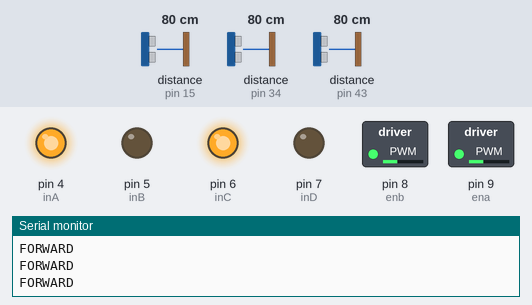
The sketch below on a simulated Arduino Mega 2560, built with avr-gcc and run on an emulated ATmega2560. On the bench: switched loads named in the sketch (green lamp = pin HIGH), output pins drawn as LEDs (lit = HIGH), the last lines printed to the serial monitor. Wiring (inferred from the names in the program): 3 × ultrasonic range finder: trigger pin 14, echo pin 15 / trigger pin 32, echo pin 34 / trigger pin 41, echo pin 43. The test bench sets the inputs (shaded band); at power-on: distance to the obstacle (sensors on pin 34, pin 43, pin 15) 80 cm. The echo pulse lasts 58.3 µs per cm; pins used as bus, display or sensor lines are not drawn.

Above: at 1.2 s.
1.3 s: distance to the obstacle (sensor on pin 34) set to 2 cm
At 2.4 s:
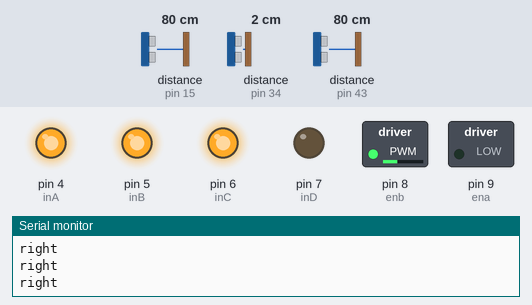
2.8 s: distance to the obstacle (sensor on pin 43) set to 4 cm
4.3 s: distance to the obstacle (sensor on pin 43) set to 2 cm
5.8 s: distance to the obstacle (sensor on pin 34) set to 4 cm
At 7.0 s:
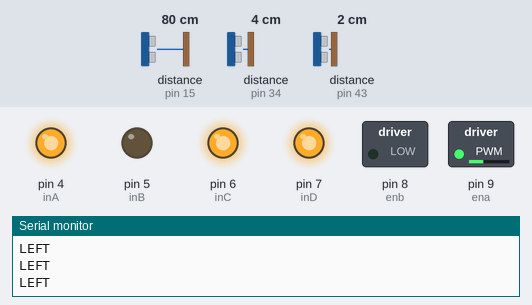
7.3 s: distance to the obstacle (sensor on pin 15) set to 120 cm
10.3 s: distance to the obstacle (sensor on pin 43) set to 6 cm
At 11.7 s:
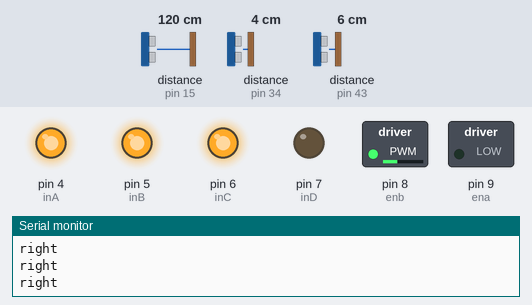
Timing chart, 0 to 12.8 s (numbered marks = the images above; inputs shaded):
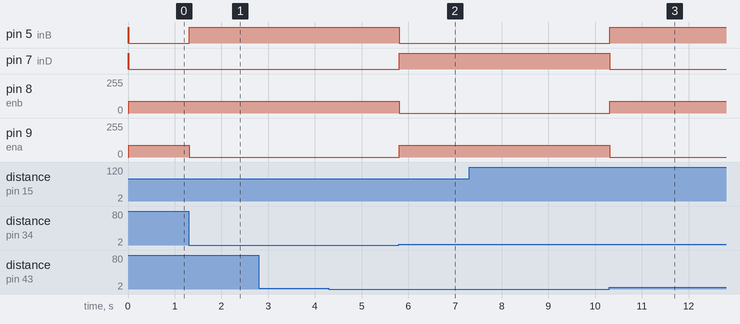

Measured:
- the behaviour switches between 2 and 3 cm on distance to the obstacle (sensor on pin 34) (found by bisection; images 1 and 2)
- the behaviour switches between 4 and 5 cm on distance to the obstacle (sensor on pin 43) (found by bisection; images 2 and 3)
- after the input at 1.3 s, pin 5 (inB): LOW → HIGH at once; pin 9 (ena): 90/255 → 0/255 at once
- after the input at 5.8 s, pin 5 (inB): HIGH → LOW at once; pin 7 (inD): LOW → HIGH at once; pin 8 (enb): 90/255 → 0/255 at once; pin 9 (ena): 0/255 → 90/255 at once
- after the input at 10.3 s, pin 5 (inB): LOW → HIGH at once; pin 7 (inD): HIGH → LOW at once; pin 8 (enb): 0/255 → 90/255 at once; pin 9 (ena): 90/255 → 0/255 at once

The sketch:

Autonomous_Obstacle_Avoiding_Robot.ino
```cpp
/* Mahmudul Islam
 * EEE,Bangladesh University of Engineering and Technology (BUET)
 * Email: mahmudulislam299@gmail.com
 * Project: Autonomous Obstacle Avoiding Robot
 */

#define inA 4///right
#define inB 5///right
#define inC 6///left
#define inD 7///left
#define ena 9
#define enb 8

#define trigPin1 14
#define echoPin1 15
#define trigPin2 32
#define echoPin2 34
#define trigPin3 41
#define echoPin3 43

long duration1, distance1, duration2, distance2, duration3, distance3; //1 for forward, 2 for left, 2 for right

void mot_init();


void setup() {
   mtr_strt();
   sonar_strt();
   Serial.begin(9600); // Starts the serial communication
}

void loop() {
  m_distance();
  drive_obstacle();
}

void sonar_strt()
{
  pinMode(trigPin1, OUTPUT); // Sets the trigPin as an Output
    pinMode(echoPin1, INPUT); // Sets the echoPin as an Input

    pinMode(trigPin2, OUTPUT); // Sets the trigPin as an Output
    pinMode(echoPin2, INPUT); // Sets the echoPin as an Input

    pinMode(trigPin3, OUTPUT); // Sets the trigPin as an Output
    pinMode(echoPin3, INPUT); // Sets the echoPin as an Input
}

void mtr_strt()
{
  pinMode(inA,OUTPUT);
  pinMode(inB,OUTPUT);
  pinMode(inC,OUTPUT);
  pinMode(inD,OUTPUT);
  pinMode(ena,OUTPUT);
  pinMode(enb,OUTPUT);

  digitalWrite(inA,HIGH);
  digitalWrite(inB,HIGH);
  digitalWrite(inC,HIGH);
  digitalWrite(inD,HIGH);
}

void drive_obstacle(){
  if(distance1>=40 && distance2>= 40 && distance3>= 40)
  {
    _speed(90, 90);//forward
    Serial.println("FORWARD");
  }

  else if((distance1<40 && distance1>0 && (distance2 > distance3)) || (distance3<40) && (distance3 < distance2))
  {
   _speed(0, 90); //left//130

   Serial.println("LEFT");

  }

  else if((distance1<40 && distance1>0 && (distance2 < distance3)) || (distance2<40) && (distance3 > distance2) )
  {
   _speed(90, 0); //right/130

   Serial.println("right");
  }
}


void _speed(int lm, int rm)
{
 if(lm==0)
  {
    digitalWrite(inC,HIGH);
    digitalWrite(inD,HIGH);
  }
  if(lm>0)
  {
    digitalWrite(inC,HIGH);
    digitalWrite(inD,LOW);
  }
  else if(lm<0)
  {
    digitalWrite(inC,LOW);
    digitalWrite(inD,HIGH);
  }


  if(rm==0)
  {
    digitalWrite(inA,HIGH);
    digitalWrite(inB,HIGH);
  }
  if(rm>0)
  {
    digitalWrite(inA,HIGH);
    digitalWrite(inB,LOW);
  }
  else if(rm<0)
  {
    digitalWrite(inA,LOW);
    digitalWrite(inB,HIGH);
  }
  if(lm>254) lm=254;
  if(lm<-254) lm=-254;
  if(rm>254) rm=254;
  if(rm<-254) rm=-254;

  analogWrite(ena,abs(rm));
  analogWrite(enb,abs(lm));

}

void m_distance()
{
  /****************forword sensor************************************/
  digitalWrite(trigPin1, LOW);
  delayMicroseconds(2); // delays are required for a succesful sensor operation.
  digitalWrite(trigPin1, HIGH);

  delayMicroseconds(5); //this delay is required as well!
  digitalWrite(trigPin1, LOW);
  duration1 = pulseIn(echoPin1, HIGH);
  distance1 = (duration1/2) / 29.1;

  /***************************************************************/

  /****************left sensor************************************/
  digitalWrite(trigPin2, LOW);
  delayMicroseconds(2); // delays are required for a succesful sensor operation.
  digitalWrite(trigPin2, HIGH);

  delayMicroseconds(10); //this delay is required as well!
  digitalWrite(trigPin2, LOW);
  duration2 = pulseIn(echoPin2, HIGH);
  distance2 = (duration2/2) / 29.1;


  /***************************************************************/


  /****************right sensor************************************/
  digitalWrite(trigPin3, LOW);
  delayMicroseconds(2); // delays are required for a succesful sensor operation.
  digitalWrite(trigPin3, HIGH);

  delayMicroseconds(10); //this delay is required as well!
  digitalWrite(trigPin3, LOW);
  duration3 = pulseIn(echoPin3, HIGH);
  distance3 = (duration3/2) / 29.1;

  /***************************************************************/


  /*Serial.print("Distance1: ");
  Serial.print(distance1);
  Serial.println(" cm");

  Serial.print("Distance2: ");
  Serial.print(distance2);
  Serial.println(" cm");

  Serial.print("Distance3: ");
  Serial.print(distance3);
  Serial.println(" cm");*/


}
```
